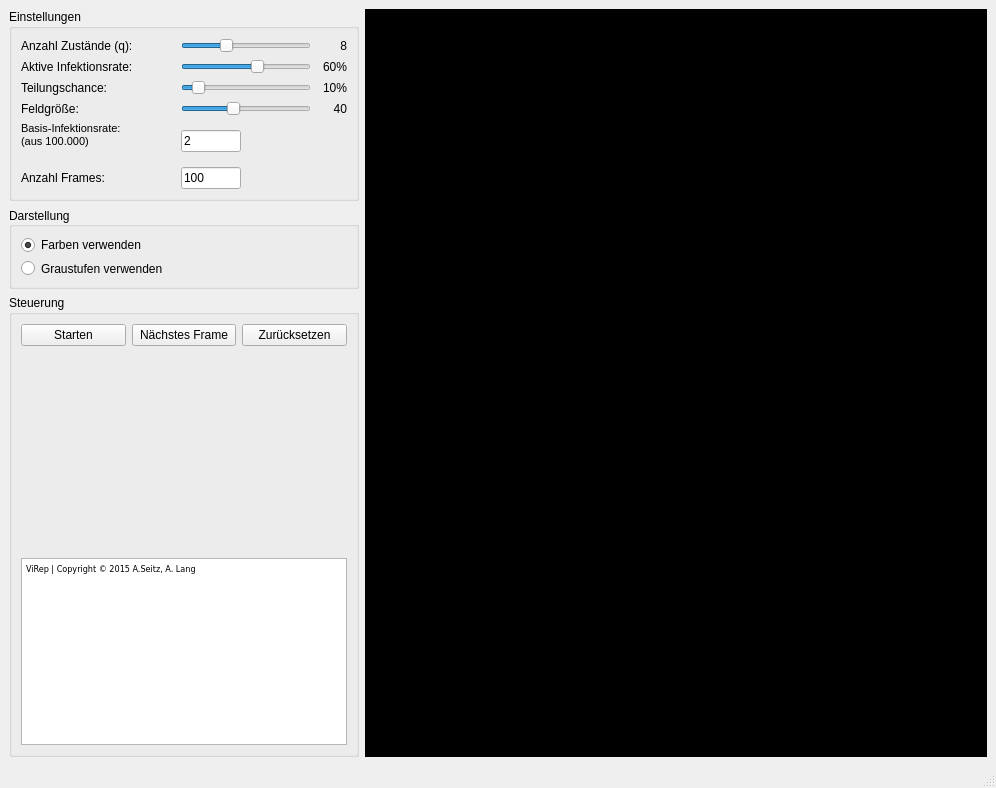
<?xml version="1.0" encoding="UTF-8"?>
<ui version="4.0">
 <class>MainWindow</class>
 <widget class="QMainWindow" name="MainWindow">
  <property name="geometry">
   <rect>
    <x>0</x>
    <y>0</y>
    <width>996</width>
    <height>788</height>
   </rect>
  </property>
  <property name="windowTitle">
   <string>ViRep</string>
  </property>
  <widget class="QWidget" name="centralwidget">
   <layout class="QHBoxLayout" name="horizontalLayout">
    <item>
     <widget class="QWidget" name="gbParent" native="true">
      <property name="minimumSize">
       <size>
        <width>350</width>
        <height>0</height>
       </size>
      </property>
      <property name="maximumSize">
       <size>
        <width>350</width>
        <height>16777215</height>
       </size>
      </property>
      <layout class="QVBoxLayout" name="verticalLayout">
       <property name="margin">
        <number>0</number>
       </property>
       <item>
        <widget class="QGroupBox" name="gb1">
         <property name="title">
          <string>Einstellungen</string>
         </property>
         <layout class="QVBoxLayout" name="verticalLayout_3">
          <item>
           <layout class="QGridLayout" name="gridLayout">
            <item row="0" column="0">
             <widget class="QLabel" name="label">
              <property name="text">
               <string>Anzahl Zustände (q):</string>
              </property>
             </widget>
            </item>
            <item row="0" column="1">
             <widget class="QSlider" name="slStates">
              <property name="minimumSize">
               <size>
                <width>130</width>
                <height>0</height>
               </size>
              </property>
              <property name="maximumSize">
               <size>
                <width>130</width>
                <height>16777215</height>
               </size>
              </property>
              <property name="minimum">
               <number>2</number>
              </property>
              <property name="maximum">
               <number>20</number>
              </property>
              <property name="sliderPosition">
               <number>8</number>
              </property>
              <property name="orientation">
               <enum>Qt::Horizontal</enum>
              </property>
             </widget>
            </item>
            <item row="1" column="2">
             <widget class="QLabel" name="lActive">
              <property name="minimumSize">
               <size>
                <width>30</width>
                <height>0</height>
               </size>
              </property>
              <property name="maximumSize">
               <size>
                <width>30</width>
                <height>16777215</height>
               </size>
              </property>
              <property name="text">
               <string>60%</string>
              </property>
              <property name="alignment">
               <set>Qt::AlignRight|Qt::AlignTrailing|Qt::AlignVCenter</set>
              </property>
             </widget>
            </item>
            <item row="1" column="1">
             <widget class="QSlider" name="slActive">
              <property name="minimumSize">
               <size>
                <width>130</width>
                <height>0</height>
               </size>
              </property>
              <property name="maximumSize">
               <size>
                <width>130</width>
                <height>16777215</height>
               </size>
              </property>
              <property name="minimum">
               <number>1</number>
              </property>
              <property name="maximum">
               <number>100</number>
              </property>
              <property name="sliderPosition">
               <number>60</number>
              </property>
              <property name="orientation">
               <enum>Qt::Horizontal</enum>
              </property>
             </widget>
            </item>
            <item row="0" column="2">
             <widget class="QLabel" name="lStates">
              <property name="minimumSize">
               <size>
                <width>30</width>
                <height>0</height>
               </size>
              </property>
              <property name="maximumSize">
               <size>
                <width>30</width>
                <height>16777215</height>
               </size>
              </property>
              <property name="text">
               <string>8</string>
              </property>
              <property name="alignment">
               <set>Qt::AlignRight|Qt::AlignTrailing|Qt::AlignVCenter</set>
              </property>
             </widget>
            </item>
            <item row="1" column="0">
             <widget class="QLabel" name="label_2">
              <property name="text">
               <string>Aktive Infektionsrate:</string>
              </property>
             </widget>
            </item>
            <item row="4" column="0">
             <widget class="QLabel" name="label_5">
              <property name="text">
               <string>&lt;!DOCTYPE HTML PUBLIC &quot;-//W3C//DTD HTML 4.0//EN&quot; &quot;http://www.w3.org/TR/REC-html40/strict.dtd&quot;&gt;
&lt;html&gt;&lt;head&gt;&lt;meta name=&quot;qrichtext&quot; content=&quot;1&quot; /&gt;&lt;style type=&quot;text/css&quot;&gt;
p, li { white-space: pre-wrap; }
&lt;/style&gt;&lt;/head&gt;&lt;body style=&quot; font-family:'MS Shell Dlg 2'; font-size:8.25pt; font-weight:400; font-style:normal;&quot;&gt;
&lt;p style=&quot; margin-top:0px; margin-bottom:0px; margin-left:0px; margin-right:0px; -qt-block-indent:0; text-indent:0px;&quot;&gt;&lt;span style=&quot; font-size:8pt;&quot;&gt;Basis-Infektionsrate:&lt;/span&gt;&lt;/p&gt;
&lt;p style=&quot; margin-top:0px; margin-bottom:0px; margin-left:0px; margin-right:0px; -qt-block-indent:0; text-indent:0px;&quot;&gt;&lt;span style=&quot; font-size:8pt;&quot;&gt;(aus 100.000)&lt;/span&gt;&lt;/p&gt;
&lt;p style=&quot;-qt-paragraph-type:empty; margin-top:0px; margin-bottom:0px; margin-left:0px; margin-right:0px; -qt-block-indent:0; text-indent:0px; font-size:8pt;&quot;&gt;&lt;/p&gt;&lt;/body&gt;&lt;/html&gt;</string>
              </property>
             </widget>
            </item>
            <item row="4" column="1">
             <widget class="QLineEdit" name="leBasic">
              <property name="minimumSize">
               <size>
                <width>60</width>
                <height>0</height>
               </size>
              </property>
              <property name="maximumSize">
               <size>
                <width>60</width>
                <height>16777215</height>
               </size>
              </property>
              <property name="text">
               <string>2</string>
              </property>
             </widget>
            </item>
            <item row="2" column="1">
             <widget class="QSlider" name="slDiv">
              <property name="minimumSize">
               <size>
                <width>130</width>
                <height>0</height>
               </size>
              </property>
              <property name="maximumSize">
               <size>
                <width>130</width>
                <height>16777215</height>
               </size>
              </property>
              <property name="minimum">
               <number>1</number>
              </property>
              <property name="maximum">
               <number>100</number>
              </property>
              <property name="sliderPosition">
               <number>10</number>
              </property>
              <property name="orientation">
               <enum>Qt::Horizontal</enum>
              </property>
             </widget>
            </item>
            <item row="2" column="0">
             <widget class="QLabel" name="label_9">
              <property name="text">
               <string>Teilungschance:</string>
              </property>
             </widget>
            </item>
            <item row="2" column="2">
             <widget class="QLabel" name="lDiv">
              <property name="minimumSize">
               <size>
                <width>30</width>
                <height>0</height>
               </size>
              </property>
              <property name="maximumSize">
               <size>
                <width>30</width>
                <height>16777215</height>
               </size>
              </property>
              <property name="text">
               <string>10%</string>
              </property>
              <property name="alignment">
               <set>Qt::AlignRight|Qt::AlignTrailing|Qt::AlignVCenter</set>
              </property>
             </widget>
            </item>
            <item row="6" column="1">
             <widget class="QLineEdit" name="leFrames">
              <property name="minimumSize">
               <size>
                <width>60</width>
                <height>0</height>
               </size>
              </property>
              <property name="maximumSize">
               <size>
                <width>60</width>
                <height>16777215</height>
               </size>
              </property>
              <property name="text">
               <string>100</string>
              </property>
             </widget>
            </item>
            <item row="6" column="0">
             <widget class="QLabel" name="label_8">
              <property name="text">
               <string>Anzahl Frames:</string>
              </property>
             </widget>
            </item>
            <item row="3" column="0">
             <widget class="QLabel" name="label_6">
              <property name="text">
               <string>Feldgröße:</string>
              </property>
             </widget>
            </item>
            <item row="3" column="1">
             <widget class="QSlider" name="slField">
              <property name="minimumSize">
               <size>
                <width>130</width>
                <height>0</height>
               </size>
              </property>
              <property name="maximumSize">
               <size>
                <width>130</width>
                <height>16777215</height>
               </size>
              </property>
              <property name="minimum">
               <number>1</number>
              </property>
              <property name="maximum">
               <number>100</number>
              </property>
              <property name="sliderPosition">
               <number>40</number>
              </property>
              <property name="orientation">
               <enum>Qt::Horizontal</enum>
              </property>
             </widget>
            </item>
            <item row="3" column="2">
             <widget class="QLabel" name="lField">
              <property name="minimumSize">
               <size>
                <width>30</width>
                <height>0</height>
               </size>
              </property>
              <property name="maximumSize">
               <size>
                <width>30</width>
                <height>16777215</height>
               </size>
              </property>
              <property name="text">
               <string>40</string>
              </property>
              <property name="alignment">
               <set>Qt::AlignRight|Qt::AlignTrailing|Qt::AlignVCenter</set>
              </property>
             </widget>
            </item>
           </layout>
          </item>
         </layout>
        </widget>
       </item>
       <item>
        <widget class="QGroupBox" name="gb2">
         <property name="minimumSize">
          <size>
           <width>0</width>
           <height>75</height>
          </size>
         </property>
         <property name="title">
          <string>Darstellung</string>
         </property>
         <property name="alignment">
          <set>Qt::AlignLeading|Qt::AlignLeft|Qt::AlignVCenter</set>
         </property>
         <layout class="QVBoxLayout" name="verticalLayout_4">
          <item>
           <widget class="QRadioButton" name="rbColors">
            <property name="text">
             <string>Farben verwenden</string>
            </property>
            <property name="checked">
             <bool>true</bool>
            </property>
           </widget>
          </item>
          <item>
           <widget class="QRadioButton" name="rbGrey">
            <property name="text">
             <string>Graustufen verwenden</string>
            </property>
           </widget>
          </item>
         </layout>
        </widget>
       </item>
       <item>
        <widget class="QGroupBox" name="gb3">
         <property name="title">
          <string>Steuerung</string>
         </property>
         <layout class="QVBoxLayout" name="verticalLayout_2">
          <item>
           <layout class="QHBoxLayout" name="horizontalLayout_2"/>
          </item>
          <item>
           <layout class="QHBoxLayout" name="horizontalLayout_3">
            <item>
             <widget class="QPushButton" name="bStart">
              <property name="text">
               <string>Starten</string>
              </property>
             </widget>
            </item>
            <item>
             <widget class="QPushButton" name="bNext">
              <property name="text">
               <string>Nächstes Frame</string>
              </property>
             </widget>
            </item>
            <item>
             <widget class="QPushButton" name="bReset">
              <property name="text">
               <string>Zurücksetzen</string>
              </property>
             </widget>
            </item>
           </layout>
          </item>
          <item>
           <widget class="QwtPlot" name="qwtPlot">
            <property name="minimumSize">
             <size>
              <width>0</width>
              <height>200</height>
             </size>
            </property>
            <property name="maximumSize">
             <size>
              <width>16777215</width>
              <height>200</height>
             </size>
            </property>
           </widget>
          </item>
          <item>
           <widget class="QPlainTextEdit" name="pteLog">
            <property name="enabled">
             <bool>true</bool>
            </property>
            <property name="minimumSize">
             <size>
              <width>0</width>
              <height>100</height>
             </size>
            </property>
            <property name="maximumSize">
             <size>
              <width>16777215</width>
              <height>16777215</height>
             </size>
            </property>
            <property name="font">
             <font>
              <family>DejaVu Sans Condensed</family>
              <pointsize>7</pointsize>
             </font>
            </property>
            <property name="readOnly">
             <bool>true</bool>
            </property>
            <property name="plainText">
             <string>ViRep | Copyright © 2015 A.Seitz, A. Lang</string>
            </property>
           </widget>
          </item>
         </layout>
        </widget>
       </item>
      </layout>
     </widget>
    </item>
    <item>
     <widget class="QWidget" name="wCanvas" native="true">
      <property name="sizePolicy">
       <sizepolicy hsizetype="Expanding" vsizetype="Preferred">
        <horstretch>0</horstretch>
        <verstretch>0</verstretch>
       </sizepolicy>
      </property>
      <property name="minimumSize">
       <size>
        <width>500</width>
        <height>0</height>
       </size>
      </property>
      <property name="autoFillBackground">
       <bool>false</bool>
      </property>
      <property name="styleSheet">
       <string notr="true">background-color: rgb(0, 0, 0);</string>
      </property>
     </widget>
    </item>
   </layout>
  </widget>
  <widget class="QStatusBar" name="statusbar"/>
 </widget>
 <customwidgets>
  <customwidget>
   <class>QwtPlot</class>
   <extends>QFrame</extends>
   <header>qwt_plot.h</header>
  </customwidget>
 </customwidgets>
 <resources/>
 <connections/>
</ui>
